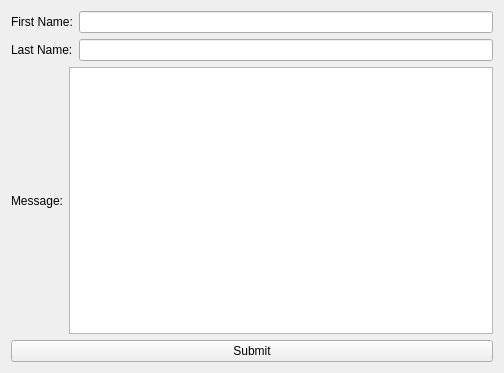
<?xml version="1.0" encoding="UTF-8"?>
<ui version="4.0">
 <class>Widget</class>
 <widget class="QWidget" name="Widget">
  <property name="geometry">
   <rect>
    <x>0</x>
    <y>0</y>
    <width>504</width>
    <height>373</height>
   </rect>
  </property>
  <property name="windowTitle">
   <string>Widget</string>
  </property>
  <layout class="QVBoxLayout" name="verticalLayout">
   <item>
    <layout class="QHBoxLayout" name="horizontalLayout">
     <item>
      <widget class="QLabel" name="label">
       <property name="text">
        <string>First Name:</string>
       </property>
      </widget>
     </item>
     <item>
      <widget class="QLineEdit" name="first_name_le"/>
     </item>
    </layout>
   </item>
   <item>
    <layout class="QHBoxLayout" name="horizontalLayout_2">
     <item>
      <widget class="QLabel" name="label_2">
       <property name="text">
        <string>Last Name:</string>
       </property>
      </widget>
     </item>
     <item>
      <widget class="QLineEdit" name="last_name_le"/>
     </item>
    </layout>
   </item>
   <item>
    <layout class="QHBoxLayout" name="horizontalLayout_3">
     <item>
      <widget class="QLabel" name="label_3">
       <property name="text">
        <string>Message:</string>
       </property>
      </widget>
     </item>
     <item>
      <widget class="QTextEdit" name="message_te"/>
     </item>
    </layout>
   </item>
   <item>
    <widget class="QPushButton" name="submit_button">
     <property name="text">
      <string>Submit</string>
     </property>
    </widget>
   </item>
  </layout>
 </widget>
 <resources/>
 <connections/>
</ui>
